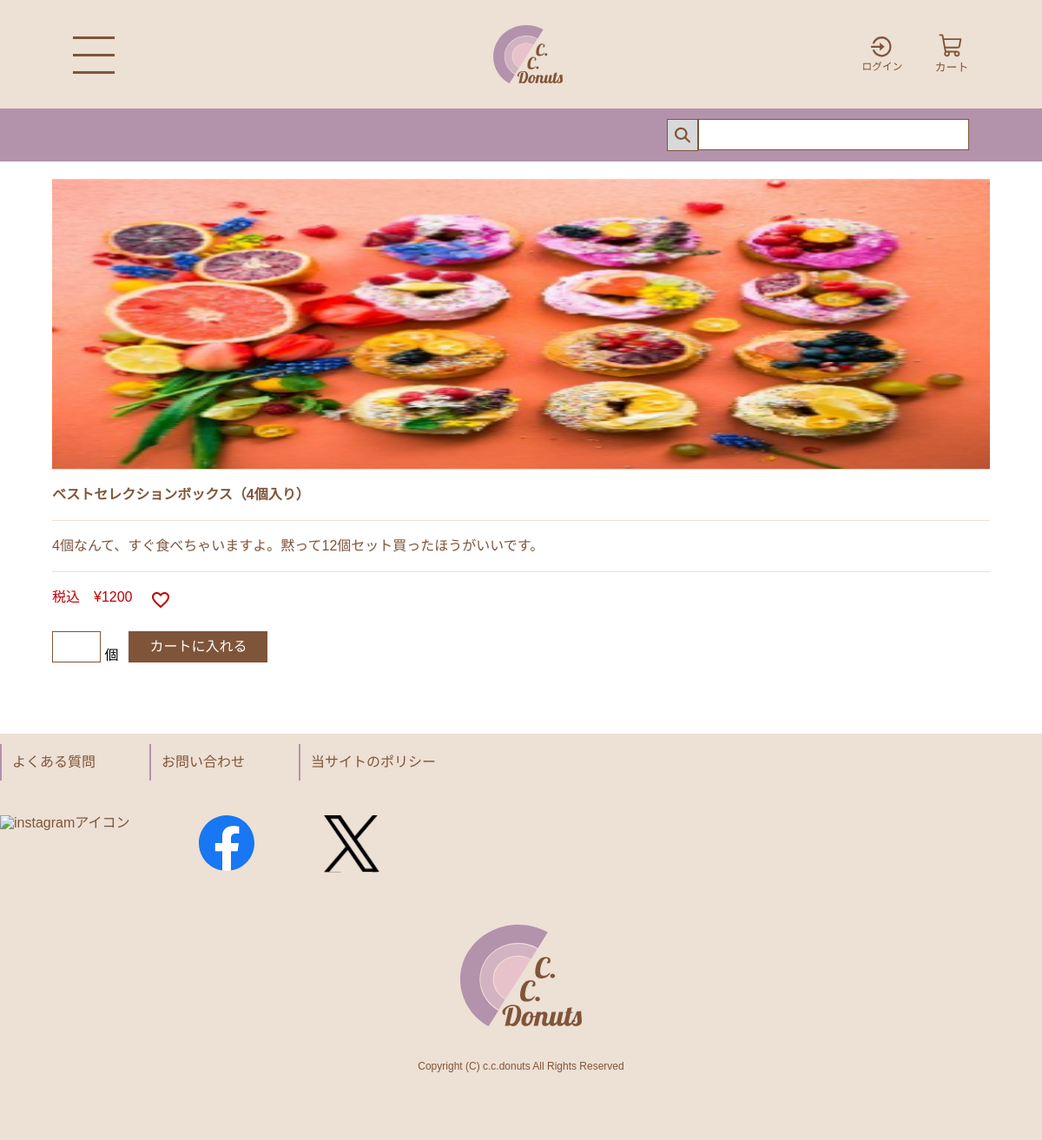
/detail.php?id=7, run on an earlier commit of the app's database.
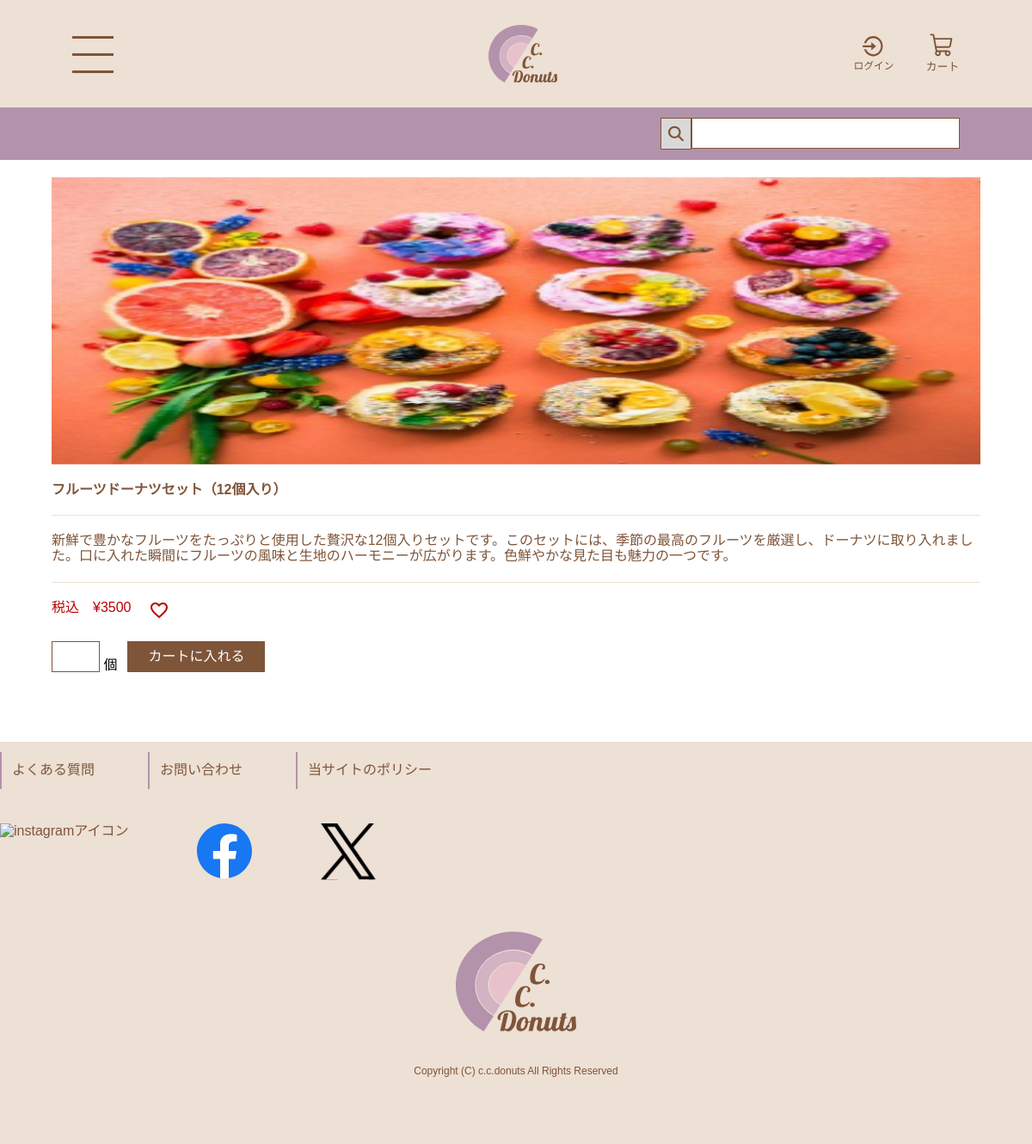
And on a later commit of the database.
### tables this page shows
create table product (
id int auto_increment primary key, 
name varchar(200) not null, 
price int not null, 
description varchar(1000) not null 
);

### detail.php (the view, shortened to what this page needs)
<!DOCTYPE html>
<html lang="ja">
<head>
    <link rel="stylesheet" href="common/css/reset.css">
    <link rel="stylesheet" href="common/css/common.css">
    <link rel="stylesheet" href="common/css/detail.css">
</head>
<body>
    <?php
    require 'includes/header.php';
    ?>
    <main>
        <?php
        $pdo = new PDO('mysql:host=localhost;dbname=donuts;charset=utf8', 'donuts', 'password');
        $sql = $pdo->prepare('select * from product where id=?');
        $sql->execute([
            $_REQUEST['id']
        ]);
        foreach ($sql as $row) {
            echo <<<END
    <form action="cart-input.php" method="post" class="detail_menu">
    <p class="detail_img"><img alt="image" src="common/images/{$row['id']}.png"></p>
    <p class="detail_submenu">{$row['name']}</p>
    <p class="detail_explain">{$row['description']}</p>
    <p class="detail_money">税込&emsp;&yen;{$row['price']}<span class="detail_favorite"><img src="common/images/heart.png" alt="favorite"></span></p>
 <div class="detail_buy">
 <p class="detail_num"><input type="text" name="count" pattern="^[0-9]{1,9}$" class="detail_text">
 個</p>
<p class="detail_button"><input type="submit" class="common_btn_sm" value="カートに入れる"></p>
END;
            echo <<<END
</div>
<input type="hidden" name="id" value="{$row['id']}">
<input type="hidden" name="name" value="{$row['name']}">
<input type="hidden" name="price" value="{$row['price']}">
</form>
END;
        }
        ?>
    </main>
    <?php require 'includes/footer.php'; ?>

### includes/header.php (shortened to what this page needs)
<header>
  <div class="common_header_bwrapper">
    <nav class="header_gmenu">
      <div class="header_hammenu_box">
        <button id="open_button">
          <span class="header_navicon"></span></button>
      </div>
      <div class="header_logo">
        <a href="index.php"> <img src="common/images/logo.svg" alt="c.c.donutsのロゴ"></a>
      </div>
      <div class="header_icons">
        <?php
        if (isset($_SESSION['customer'])) {
          echo <<<END
          <button><a href="logout-input.php"><img class="header_logouticon" src="common/images/header-logout.svg" alt="ログアウトアイコン"></a></button>
  END;
        } else {
          echo <<<END
        <button><a href="login-input.php"><img class="header_loginicon" src="common/images/header-login.svg" alt="ログインアイコン"></a></button>
  END;
        }
        ?>
        <button><a href="cart-show.php"><img src="common/images/header-cart.svg" alt="カートアイコン"></a></button>
      </div>
    </nav>
    <div class="header_search"><button><img src="common/images/header-vector.svg" alt="検索アイコン"></button><input type="text"></div>
  </div>
</header>

### includes/footer.php (shortened to what this page needs)
<footer>
  <div class="footer_wrapper">
    <ul class="footer_menu">
      <li><a href="#!">よくある質問</a></li>
      <li><a href="#!">お問い合わせ</a></li>
      <li><a href="#!">当サイトのポリシー</a></li>
    </ul>
    <ul class="footer_snslink">
      <li><a href="#!"><img src="common/images/footer-instagram.svg" alt="instagramアイコン" srcset=""></a></li>
      <li><a href="#!"><img src="common/images/footer-facebook.svg" alt="facebookアイコン"></a></li>
      <li><a href="#!"><img src="common/images/footer-x.svg" alt="xアイコン"></a></li>
    </ul>
    <div class="footer_logo"><a href="index.php"><img src="common/images/logo.svg" alt="c.c.donutsロゴ"></a></div>
    <small class="footer_small">Copyright (C) c.c.donuts All Rights Reserved</small>
  </div>
</footer>
</body>
</html>

### common/css/common.css (style rules this page uses)
* { font-family: "Noto Sans JP", sans-serif; }
.common_header_bwrapper { background: #EDE0D4; padding-top: 16px; padding-left: 12px; padding-right: 12px; padding-bottom: 12px; }
.header_gmenu { display: flex; align-items: center; position: relative; }
.header_navicon, .header_navicon::after, .header_navicon::before { content: " "; display: block; width: 24px; height: 3px; background: #7F5539; position: absolute; }
.header_navicon::before { bottom: 10px; }
.header_navicon::after { top: 10px; }
#open_button { width: 24px; height: 20px; }
.header_logo { min-width: 60px; text-align: right; flex-basis: 50%; }
.header_icons { position: absolute; right: 0; }
.header_search { margin-top: 12px; margin-bottom: 12px; text-wrap: nowrap; }
.header_search button { padding: 8px; text-align: center; background: #D9D9D9; border: 1px solid #7F5539; aspect-ratio: 1 / 1; }
.header_search button img { max-width: 100%; }
.header_search input[type=text] { background: #fff; border: 1px solid #7F5539; width: 90.4%; padding: 8px; }
footer { font-size: 12px; font-family: "Noto Sans JP", system-ui; background: #EDE0D4; width: 100%; color: #7F5539; padding: 12px; }
.footer_menu li { margin-bottom: 24px; margin-top: 24px; padding-left: 12px; border-left: #B392AC 2px solid; }
.footer_menu li a { display: inline-block; }
.footer_snslink { display: flex; margin-bottom: 24px; }
.footer_logo { text-align: right; margin-bottom: 24px; }
.footer_snslink li a img { width: 32px; margin-right: 20px; }
.footer_small { font-size: 8px; text-align: center; display: block; margin-bottom: 24px; }
@media screen and (min-width: 768px) { .common_header_bwrapper { padding: 0; } }
@media screen and (min-width: 768px) { .header_gmenu { padding-top: 29px; margin-right: 7%; margin-left: 7%; margin-bottom: 29px; } }
@media screen and (min-width: 768px) { .header_logo img { min-width: 80px; } }
@media screen and (min-width: 768px) { .header_icons img { width: 40px; margin-left: 32px; height: 60px; } }
@media screen and (min-width: 768px) { .header_icons .header_loginicon { width: 48px; } }
@media screen and (min-width: 768px) { .header_search { background: #B392AC; padding-top: 12px; padding-bottom: 12px; text-align: right; } }
@media screen and (min-width: 768px) { .header_search input[type=text] { width: 26%; max-width: 360px; margin-right: 7%; } }
@media screen and (min-width: 768px) { #open_button { width: 48px; height: 40px; } }
@media screen and (min-width: 768px) { .header_navicon, .header_navicon::after, .header_navicon::before { width: 48px; } }
@media screen and (min-width: 768px) { .header_navicon::before { bottom: 20px; } }
@media screen and (min-width: 768px) { .header_navicon::after { top: 20px; } }
@media screen and (min-width: 768px) { .header_search { margin-bottom: 0; } }
@media screen and (min-width: 768px) { footer { font-size: 16px; } }
@media screen and (min-width: 768px) { .footer_menu { display: flex; margin-bottom: 40px; } }
@media screen and (min-width: 768px) { .footer_menu li { margin: 0; padding: 12px 62px 12px 12px; } }
@media screen and (min-width: 768px) { .footer_logo { text-align: center; margin-bottom: 40px; } }
@media screen and (min-width: 768px) { .footer_logo img { width: 140px; } }
@media screen and (min-width: 768px) { .footer_snslink { margin-bottom: 60px; } }
@media screen and (min-width: 768px) { .footer_snslink li a img { width: 64px; margin-right: 80px; } }
@media screen and (min-width: 768px) { .footer_small { margin-bottom: 65px; font-size: 12px; } }
@media screen and (min-width: 1200px) { .header_gmenu { max-width: 1366px; } }
@media screen and (min-width: 1200px) { footer { display: grid; place-content: center; } }
@media screen and (min-width: 1200px) { .footer_wrapper { width: 1200px; } }

What changed in the data, as far as the page shows it:
removed product: name "ベストセレクションボックス（4個入り）", description "4個なんて、すぐ食べちゃいますよ。黙って12個セット買ったほうがいいです。", price "1200"
added product: name "フルーツドーナツセット（12個入り）", description "新鮮で豊かなフルーツをたっぷりと使用した贅沢な12個入りセットです。このセットには、季節の最高のフルーツを厳選し、ドーナツに取り入れました。口に入れた瞬間にフルーツの風味と生地のハーモニーが広がります。色鮮やかな見た目も魅力の一つです。", price "3500"
